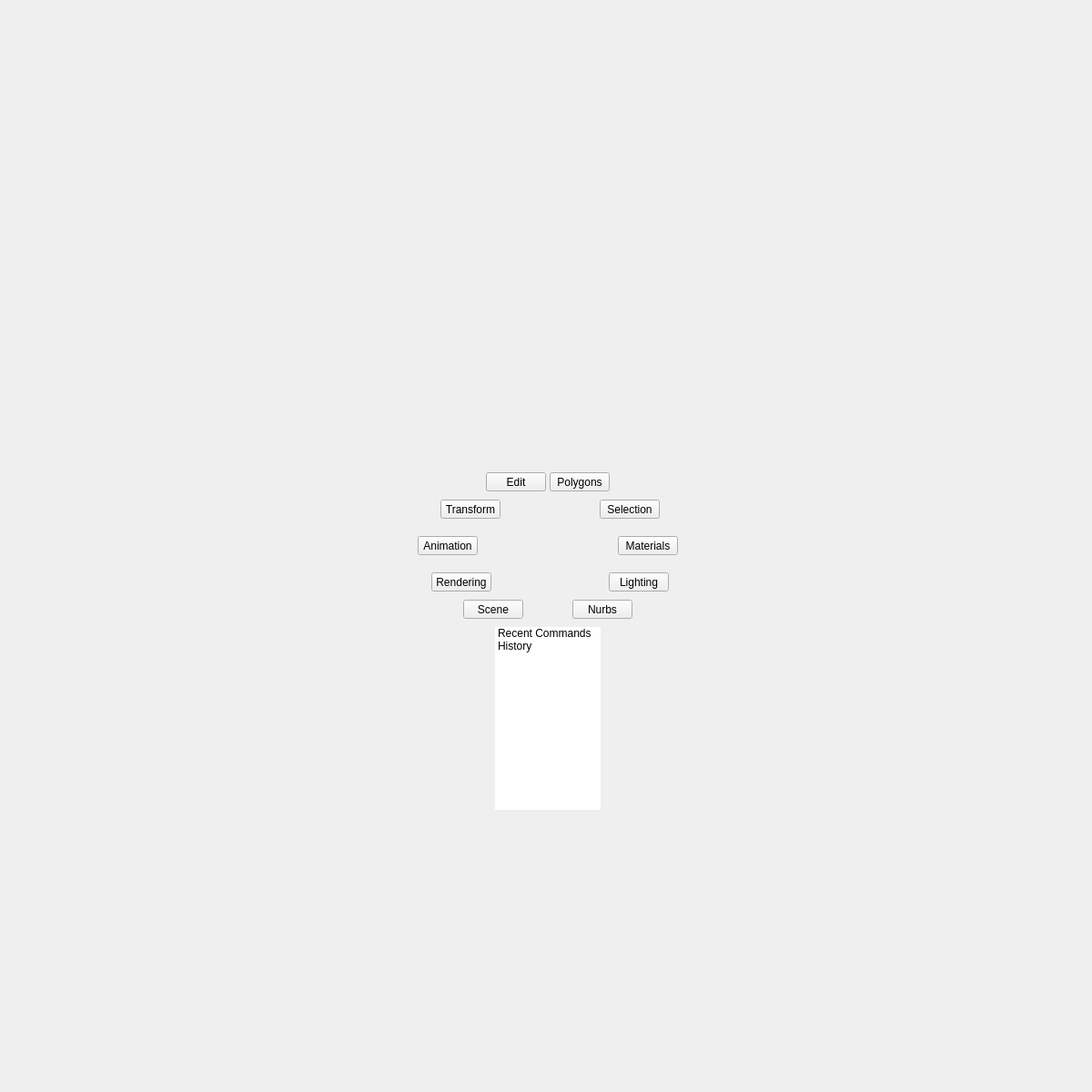
<?xml version="1.0" encoding="UTF-8"?>
<ui version="4.0">
 <class>QtUi</class>
 <widget class="QMainWindow" name="QtUi">
  <property name="enabled">
   <bool>true</bool>
  </property>
  <property name="geometry">
   <rect>
    <x>0</x>
    <y>0</y>
    <width>1200</width>
    <height>1200</height>
   </rect>
  </property>
  <property name="sizePolicy">
   <sizepolicy hsizetype="Ignored" vsizetype="Ignored">
    <horstretch>0</horstretch>
    <verstretch>0</verstretch>
   </sizepolicy>
  </property>
  <property name="minimumSize">
   <size>
    <width>0</width>
    <height>0</height>
   </size>
  </property>
  <property name="maximumSize">
   <size>
    <width>16777215</width>
    <height>16777215</height>
   </size>
  </property>
  <property name="cursor">
   <cursorShape>ArrowCursor</cursorShape>
  </property>
  <property name="windowTitle">
   <string>Toolkit</string>
  </property>
  <property name="whatsThis">
   <string>main</string>
  </property>
  <property name="toolButtonStyle">
   <enum>Qt::ToolButtonIconOnly</enum>
  </property>
  <property name="tabShape">
   <enum>QTabWidget::Triangular</enum>
  </property>
  <property name="dockNestingEnabled">
   <bool>true</bool>
  </property>
  <property name="dockOptions">
   <set>QMainWindow::AllowNestedDocks|QMainWindow::AllowTabbedDocks|QMainWindow::AnimatedDocks|QMainWindow::ForceTabbedDocks</set>
  </property>
  <widget class="QWidget" name="mainWindow">
   <property name="sizePolicy">
    <sizepolicy hsizetype="Ignored" vsizetype="Ignored">
     <horstretch>0</horstretch>
     <verstretch>0</verstretch>
    </sizepolicy>
   </property>
   <layout class="QGridLayout" name="gridLayout">
    <item row="0" column="0">
     <widget class="QWidget" name="staticWindow" native="true">
      <widget class="QWidget" name="w000" native="true">
       <property name="geometry">
        <rect>
         <x>295</x>
         <y>680</y>
         <width>601</width>
         <height>591</height>
        </rect>
       </property>
       <widget class="TreeWidgetExpandableList" name="tree000">
        <property name="geometry">
         <rect>
          <x>240</x>
          <y>0</y>
          <width>116</width>
          <height>201</height>
         </rect>
        </property>
        <property name="layoutDirection">
         <enum>Qt::LeftToRight</enum>
        </property>
        <property name="frameShape">
         <enum>QFrame::NoFrame</enum>
        </property>
        <property name="frameShadow">
         <enum>QFrame::Plain</enum>
        </property>
        <property name="verticalScrollBarPolicy">
         <enum>Qt::ScrollBarAlwaysOff</enum>
        </property>
        <property name="horizontalScrollBarPolicy">
         <enum>Qt::ScrollBarAlwaysOff</enum>
        </property>
        <property name="sizeAdjustPolicy">
         <enum>QAbstractScrollArea::AdjustToContents</enum>
        </property>
        <property name="selectionMode">
         <enum>QAbstractItemView::NoSelection</enum>
        </property>
        <property name="indentation">
         <number>0</number>
        </property>
        <property name="itemsExpandable">
         <bool>false</bool>
        </property>
        <property name="headerHidden">
         <bool>true</bool>
        </property>
        <property name="expandsOnDoubleClick">
         <bool>false</bool>
        </property>
        <property name="columnCount">
         <number>1</number>
        </property>
        <attribute name="headerVisible">
         <bool>false</bool>
        </attribute>
        <column>
         <property name="text">
          <string notr="true">root</string>
         </property>
        </column>
        <item>
         <property name="text">
          <string>Recent Commands</string>
         </property>
        </item>
        <item>
         <property name="text">
          <string>History</string>
         </property>
        </item>
       </widget>
      </widget>
      <widget class="QWidget" name="main" native="true">
       <property name="geometry">
        <rect>
         <x>440</x>
         <y>510</y>
         <width>306</width>
         <height>161</height>
        </rect>
       </property>
       <widget class="QPushButton" name="i010">
        <property name="geometry">
         <rect>
          <x>155</x>
          <y>0</y>
          <width>66</width>
          <height>21</height>
         </rect>
        </property>
        <property name="minimumSize">
         <size>
          <width>0</width>
          <height>21</height>
         </size>
        </property>
        <property name="maximumSize">
         <size>
          <width>16777215</width>
          <height>21</height>
         </size>
        </property>
        <property name="whatsThis">
         <string>polygons</string>
        </property>
        <property name="text">
         <string>Polygons</string>
        </property>
       </widget>
       <widget class="QPushButton" name="i012">
        <property name="geometry">
         <rect>
          <x>230</x>
          <y>70</y>
          <width>66</width>
          <height>21</height>
         </rect>
        </property>
        <property name="minimumSize">
         <size>
          <width>0</width>
          <height>21</height>
         </size>
        </property>
        <property name="maximumSize">
         <size>
          <width>16777215</width>
          <height>21</height>
         </size>
        </property>
        <property name="whatsThis">
         <string>materials</string>
        </property>
        <property name="text">
         <string>Materials</string>
        </property>
       </widget>
       <widget class="QPushButton" name="i013">
        <property name="geometry">
         <rect>
          <x>10</x>
          <y>70</y>
          <width>66</width>
          <height>21</height>
         </rect>
        </property>
        <property name="minimumSize">
         <size>
          <width>0</width>
          <height>21</height>
         </size>
        </property>
        <property name="maximumSize">
         <size>
          <width>16777215</width>
          <height>21</height>
         </size>
        </property>
        <property name="whatsThis">
         <string>animation</string>
        </property>
        <property name="text">
         <string>Animation</string>
        </property>
       </widget>
       <widget class="QPushButton" name="i009">
        <property name="geometry">
         <rect>
          <x>210</x>
          <y>30</y>
          <width>66</width>
          <height>21</height>
         </rect>
        </property>
        <property name="minimumSize">
         <size>
          <width>0</width>
          <height>21</height>
         </size>
        </property>
        <property name="maximumSize">
         <size>
          <width>16777215</width>
          <height>21</height>
         </size>
        </property>
        <property name="whatsThis">
         <string>selection</string>
        </property>
        <property name="text">
         <string>Selection</string>
        </property>
       </widget>
       <widget class="QPushButton" name="i008">
        <property name="geometry">
         <rect>
          <x>35</x>
          <y>30</y>
          <width>66</width>
          <height>21</height>
         </rect>
        </property>
        <property name="minimumSize">
         <size>
          <width>0</width>
          <height>21</height>
         </size>
        </property>
        <property name="maximumSize">
         <size>
          <width>16777215</width>
          <height>21</height>
         </size>
        </property>
        <property name="whatsThis">
         <string>transform</string>
        </property>
        <property name="text">
         <string>Transform</string>
        </property>
       </widget>
       <widget class="QPushButton" name="i007">
        <property name="geometry">
         <rect>
          <x>85</x>
          <y>0</y>
          <width>66</width>
          <height>21</height>
         </rect>
        </property>
        <property name="minimumSize">
         <size>
          <width>0</width>
          <height>21</height>
         </size>
        </property>
        <property name="maximumSize">
         <size>
          <width>16777215</width>
          <height>21</height>
         </size>
        </property>
        <property name="whatsThis">
         <string>edit</string>
        </property>
        <property name="text">
         <string>Edit</string>
        </property>
       </widget>
       <widget class="QPushButton" name="i011">
        <property name="geometry">
         <rect>
          <x>180</x>
          <y>140</y>
          <width>66</width>
          <height>21</height>
         </rect>
        </property>
        <property name="minimumSize">
         <size>
          <width>0</width>
          <height>21</height>
         </size>
        </property>
        <property name="maximumSize">
         <size>
          <width>16777215</width>
          <height>21</height>
         </size>
        </property>
        <property name="whatsThis">
         <string>nurbs</string>
        </property>
        <property name="text">
         <string>Nurbs</string>
        </property>
       </widget>
       <widget class="QPushButton" name="i014">
        <property name="geometry">
         <rect>
          <x>220</x>
          <y>110</y>
          <width>66</width>
          <height>21</height>
         </rect>
        </property>
        <property name="minimumSize">
         <size>
          <width>0</width>
          <height>21</height>
         </size>
        </property>
        <property name="maximumSize">
         <size>
          <width>16777215</width>
          <height>21</height>
         </size>
        </property>
        <property name="whatsThis">
         <string>lighting</string>
        </property>
        <property name="text">
         <string>Lighting</string>
        </property>
       </widget>
       <widget class="QPushButton" name="i015">
        <property name="geometry">
         <rect>
          <x>25</x>
          <y>110</y>
          <width>66</width>
          <height>21</height>
         </rect>
        </property>
        <property name="minimumSize">
         <size>
          <width>0</width>
          <height>21</height>
         </size>
        </property>
        <property name="maximumSize">
         <size>
          <width>16777215</width>
          <height>21</height>
         </size>
        </property>
        <property name="whatsThis">
         <string>rendering</string>
        </property>
        <property name="text">
         <string>Rendering</string>
        </property>
       </widget>
       <widget class="QPushButton" name="i003">
        <property name="geometry">
         <rect>
          <x>60</x>
          <y>140</y>
          <width>66</width>
          <height>21</height>
         </rect>
        </property>
        <property name="minimumSize">
         <size>
          <width>0</width>
          <height>21</height>
         </size>
        </property>
        <property name="maximumSize">
         <size>
          <width>16777215</width>
          <height>21</height>
         </size>
        </property>
        <property name="whatsThis">
         <string>scene</string>
        </property>
        <property name="text">
         <string>Scene</string>
        </property>
       </widget>
      </widget>
     </widget>
    </item>
   </layout>
  </widget>
 </widget>
 <customwidgets>
  <customwidget>
   <class>TreeWidgetExpandableList</class>
   <extends>QTreeWidget</extends>
   <header>qtreewidget_expandablelist.h</header>
  </customwidget>
 </customwidgets>
 <resources/>
 <connections/>
 <designerdata>
  <property name="gridDeltaX">
   <number>5</number>
  </property>
  <property name="gridDeltaY">
   <number>10</number>
  </property>
  <property name="gridSnapX">
   <bool>true</bool>
  </property>
  <property name="gridSnapY">
   <bool>true</bool>
  </property>
  <property name="gridVisible">
   <bool>true</bool>
  </property>
 </designerdata>
</ui>
